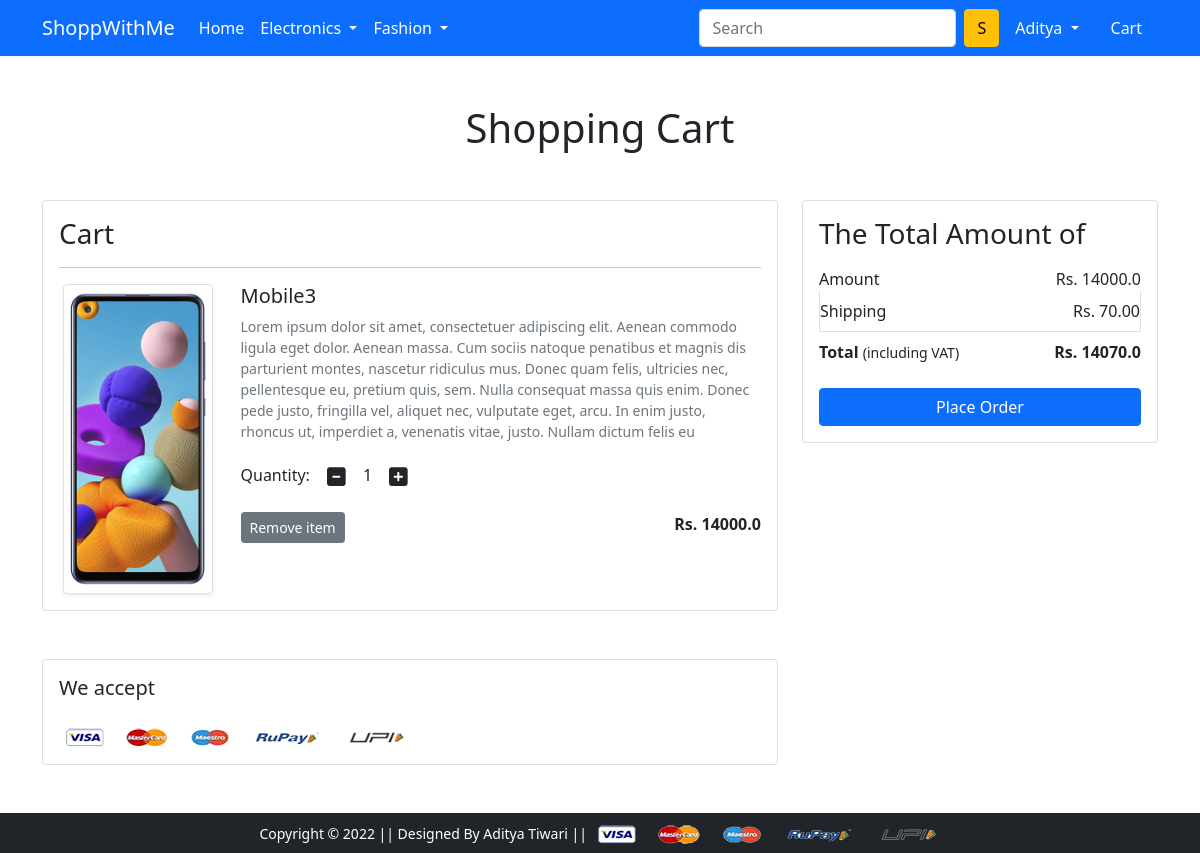
The page /cart/ (signed in) on the database its author committed.
### app/models.py (models this page shows, shortened)
class Cart(models.Model):
    user = models.ForeignKey(User,on_delete=models.CASCADE)
    product = models.ForeignKey(Product, on_delete=models.CASCADE)
    quantity = models.PositiveBigIntegerField(default=1)

class Product(models.Model):
    title = models.CharField(max_length=100)
    selling_price = models.FloatField()
    discounted_price = models.FloatField()
    description = models.TextField()
    brand = models.CharField(max_length=100)
    cateogry = models.CharField(choices = CATEOGRY_CHOICES,max_length=2)
    product_image = models.ImageField(upload_to='productimg')

### app/views.py (the view)
# urls.py: path('cart/',views.show_cart,name='showcart'),
@login_required
def show_cart(request):
    if request.user.is_authenticated:
        user = request.user
        cart = Cart.objects.filter(user=user)
        amount=0.0
        shipping_amount=70.0
        total_amount=0.0
        cart_product = [p for p in Cart.objects.all() if p.user==user]
        if cart_product:
            for p in cart_product:
                tempamount = (p.quantity * p.product.discounted_price)
                amount+= tempamount
            totalamount = amount+shipping_amount
            return render(request, 'app/addtocart.html',{'carts':cart,'totalamount':totalamount,'amount':amount})
        else:
            return render(request,'app/emptycart.html')

### app/templates/app/addtocart.html (shortened to what this page needs)
{% extends 'app/base.html' %}
{% load static %}
{% block main-content %}
<div class="container my-5">
 <div class="row">
  <h1 class="text-center mb-5">Shopping Cart</h1>
  <div class="col-sm-8">
  <div class="card">
   <div class="card-body">
    <h3>Cart</h3>
    {% for cart in carts %}
    <hr>
    <div class="row">
     <div class="col-sm-3 text-center align-self-center"><img src="{{cart.product.product_image.url}}" alt="" srcset="" class="img-fluid img-thumbnail shadow-sm" height="150" width="150"> </div>
     <div class="col-sm-9">
      <div>
       <h5>{{cart.product.title}}</h5>
       <p class="mb-2 text-muted small">{{cart.product.description}}</p>
       <div class="my-3">
        <label for="quantity">Quantity:</label>
        <a class="minus-cart btn" pid="{{cart.product.id}}"><i class="fas fa-minus-square fa-lg"></i></a>
          <span id="quantity">{{cart.quantity}}</span>
        <a class="plus-cart btn" pid="{{cart.product.id}}"><i class="fas fa-plus-square fa-lg"></i></a>
       </div>
       <div class="d-flex justify-content-between">
        <a href="#" class="btn btn-sm btn-secondary mr-3 remove-cart" pid="{{cart.product.id}}">Remove item </a>
        <p class="mb-0"><span><strong>Rs. {{cart.product.discounted_price}}</strong></span></p>
       </div>
      </div>
     </div>
    </div>
    {% endfor %}
   </div>
   </div>
  </div>
  <div class="col-sm-4">
   <div class="card">
    <div class="card-body">
      <h3>The Total Amount of</h3>
      <ul class="list-group">
       <li class="list-group-item d-flex justify-content-between align-items-center border-0 px-0 pb-0">Amount<span>Rs. <span id="amount">{{amount}}</span></span></li>
       <li class="list-group-item d-flex justify-content-between align-items-center px-0">Shipping<span>Rs. 70.00</span></li>
       <li class="list-group-item d-flex justify-content-between align-items-center border-0 px-0 mb-3">
        <div>
           <strong>Total</strong> <small>(including VAT)</small>
         </div>
         <span><strong>Rs. <strong id="totalamount">{{totalamount}}</strong></strong></span>
       </li>
      </ul>
      <div class="d-grid"><a href="{% url 'checkout' %}" class="btn btn-primary">Place Order</a></div>
    </div>
   </div>
  </div>
 </div>
</div>
<div class="container">
 <div class="row">
  <div class="col-sm-8">
   <div class="card">
    <div class="card-body">
      <h5 class="mb-4">We accept</h5>
      <img src="{% static 'app/images/payment.png' %}" alt="" class="img-fluid">
    </div>
  </div>
  </div>
 </div>
</div>
{% endblock main-content %}

### app/templates/app/base.html (shortened to what this page needs)
<!doctype html>
{% load static %}
<html lang="en">
  <head>
    <link href="https://cdn.jsdelivr.net/npm/bootstrap@5.0.0-beta1/dist/css/bootstrap.min.css" rel="stylesheet">
    <link rel="stylesheet" href="{% static 'app/css/owl.carousel.min.css' %}">
    <link rel="stylesheet" href="{% static 'app/css/all.min.css' %}">
    <link rel="stylesheet" href="{% static 'app/css/style.css' %}">
  </head>
  <body>
    <nav class="navbar navbar-expand-lg navbar-dark bg-primary">
     <div class="container">
       <a class="navbar-brand" href="/">ShoppWithMe</a>
       <div class="collapse navbar-collapse" id="navbarSupportedContent">
         <ul class="navbar-nav me-auto mb-2 mb-lg-0">
           <li class="nav-item">
             <a class="nav-link active" aria-current="page" href="/">Home</a>
           </li>
           <li class="nav-item dropdown">
             <a class="nav-link dropdown-toggle text-white" href="#" id="electronicsDropdown" role="button" data-bs-toggle="dropdown" aria-expanded="false">
               Electronics
             </a>
           </li>
           <li class="nav-item dropdown">
             <a class="nav-link dropdown-toggle text-white" href="#" id="fashionDropdown" role="button" data-bs-toggle="dropdown" aria-expanded="false">
               Fashion
             </a>
           </li>
         </ul>
         <form class="d-flex">
           <input class="form-control me-2" type="search" placeholder="Search" aria-label="Search">
           <button class="btn btn-warning" type="submit">S</button>
         </form>
         <div>
          <ul class="navbar-nav me-auto mb-2 mb-lg-0">
            {% if request.user.is_authenticated %}
           <li class="nav-item dropdown mx-2">
              <a class="nav-link dropdown-toggle text-white" href="#" id="profileDropdown" role="button" data-bs-toggle="dropdown" aria-expanded="false">
                {{request.user.username|capfirst}}
              </a>
            </li>
            <li class="nav-item mx-2">
             <a href="{% url 'showcart' %}" class="nav-link text-white"> Cart </a>
            </li>
            {% endif %}
          </ul>
         </div>
       </div>
     </div>
    </nav>
    {% block main-content %} {% endblock main-content %}
    <footer class="container-fluid bg-dark text-center p-2 mt-5">
        <small class="text-white">Copyright &copy; 2022 || Designed By Aditya Tiwari || </small>
        <img src="{% static 'app/images/payment.png' %}" alt="" srcset="" class="img-fluid" height="2px">
    </footer>
  </body>
</html>

### rows shown on the page
Cart: product.product_image (picture), product "Mobile3", product.description "Lorem ipsum dolor sit amet, consectetuer adipiscing elit. Aenean commodo ligula eget dolor. Aenean massa. Cum sociis natoque penatibus et magnis dis parturient montes, nascetur ridiculus mus. Donec quam felis, ultricies nec, pellentesque eu, pretium quis, sem. Nulla consequat massa quis enim. Donec pede justo, fringilla vel, aliquet nec, vulputate eget, arcu. In enim justo, rhoncus ut, imperdiet a, venenatis vitae, justo. Nullam dictum felis eu", quantity "1", product.discounted_price "14000.0"

### other values the page prints
{{ request.user.username|capfirst }} "Aditya"
{{ amount }} "14000.0"
{{ totalamount }} "14070.0"
